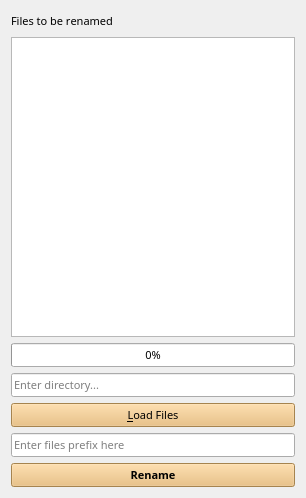
<?xml version="1.0" encoding="UTF-8"?>
<ui version="4.0">
 <class>Window</class>
 <widget class="QWidget" name="Window">
  <property name="geometry">
   <rect>
    <x>0</x>
    <y>0</y>
    <width>306</width>
    <height>498</height>
   </rect>
  </property>
  <property name="windowTitle">
   <string>Bulk Renamer</string>
  </property>
  <layout class="QVBoxLayout" name="verticalLayout">
   <item>
    <widget class="QLabel" name="label_2">
     <property name="minimumSize">
      <size>
       <width>20</width>
       <height>20</height>
      </size>
     </property>
     <property name="font">
      <font>
       <family>Jamrul</family>
       <pointsize>8</pointsize>
       <weight>50</weight>
       <bold>false</bold>
       <underline>false</underline>
       <strikeout>false</strikeout>
       <kerning>false</kerning>
      </font>
     </property>
     <property name="text">
      <string>Files to be renamed</string>
     </property>
    </widget>
   </item>
   <item>
    <widget class="QListWidget" name="srcFiles">
     <property name="font">
      <font>
       <family>Jamrul</family>
       <pointsize>8</pointsize>
       <underline>false</underline>
       <strikeout>false</strikeout>
      </font>
     </property>
    </widget>
   </item>
   <item>
    <widget class="QProgressBar" name="progressBar">
     <property name="minimumSize">
      <size>
       <width>20</width>
       <height>20</height>
      </size>
     </property>
     <property name="font">
      <font>
       <family>Jamrul</family>
       <pointsize>8</pointsize>
       <underline>false</underline>
       <strikeout>false</strikeout>
      </font>
     </property>
     <property name="value">
      <number>0</number>
     </property>
    </widget>
   </item>
   <item>
    <widget class="QLineEdit" name="dirEdit">
     <property name="minimumSize">
      <size>
       <width>20</width>
       <height>20</height>
      </size>
     </property>
     <property name="font">
      <font>
       <family>Jamrul</family>
       <pointsize>8</pointsize>
       <weight>50</weight>
       <bold>false</bold>
       <underline>false</underline>
       <strikeout>false</strikeout>
      </font>
     </property>
     <property name="autoFillBackground">
      <bool>false</bool>
     </property>
     <property name="styleSheet">
      <string notr="true"/>
     </property>
     <property name="placeholderText">
      <string>Enter directory...</string>
     </property>
    </widget>
   </item>
   <item>
    <widget class="QPushButton" name="loadFilesBtn">
     <property name="minimumSize">
      <size>
       <width>20</width>
       <height>20</height>
      </size>
     </property>
     <property name="font">
      <font>
       <family>Jamrul</family>
       <pointsize>8</pointsize>
       <weight>50</weight>
       <bold>false</bold>
       <underline>false</underline>
       <strikeout>false</strikeout>
      </font>
     </property>
     <property name="styleSheet">
      <string notr="true">border-color: rgb(233, 185, 110);
background-color: rgb(233, 185, 110);</string>
     </property>
     <property name="text">
      <string>&amp;Load Files</string>
     </property>
     <property name="shortcut">
      <string>Ctrl+L</string>
     </property>
    </widget>
   </item>
   <item>
    <widget class="QLineEdit" name="prefixEdit">
     <property name="minimumSize">
      <size>
       <width>20</width>
       <height>20</height>
      </size>
     </property>
     <property name="font">
      <font>
       <family>Jamrul</family>
       <pointsize>8</pointsize>
       <weight>50</weight>
       <bold>false</bold>
       <underline>false</underline>
       <strikeout>false</strikeout>
      </font>
     </property>
     <property name="placeholderText">
      <string>Enter files prefix here</string>
     </property>
    </widget>
   </item>
   <item>
    <widget class="QPushButton" name="renameFilesBtn">
     <property name="minimumSize">
      <size>
       <width>20</width>
       <height>20</height>
      </size>
     </property>
     <property name="font">
      <font>
       <family>Jamrul</family>
       <pointsize>8</pointsize>
       <weight>75</weight>
       <bold>true</bold>
       <underline>false</underline>
       <strikeout>false</strikeout>
      </font>
     </property>
     <property name="autoFillBackground">
      <bool>false</bool>
     </property>
     <property name="styleSheet">
      <string notr="true">background-color: rgb(233, 185, 110);</string>
     </property>
     <property name="text">
      <string>Rename</string>
     </property>
     <property name="shortcut">
      <string>Return</string>
     </property>
     <property name="default">
      <bool>false</bool>
     </property>
    </widget>
   </item>
  </layout>
 </widget>
 <resources/>
 <connections/>
</ui>
